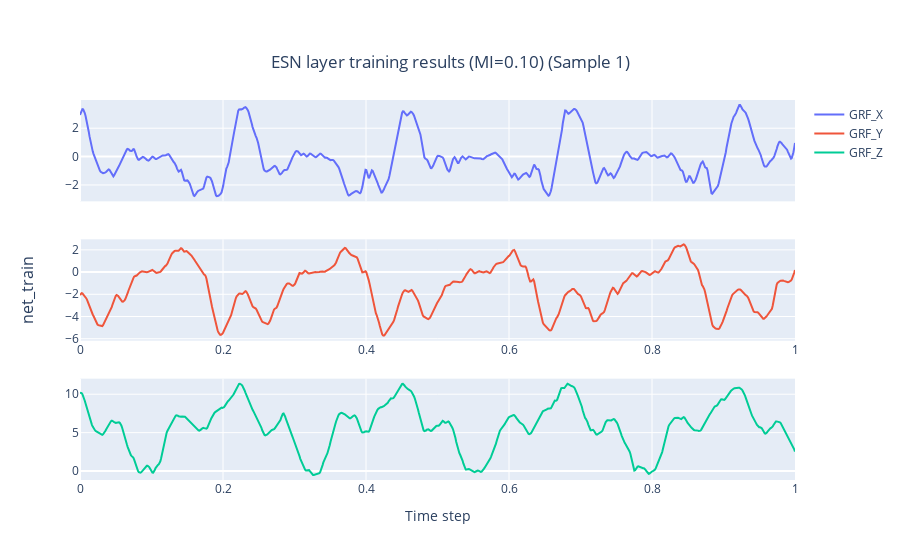

Source (notebook cell):
### Code cell
fp1 = figure_plot(3,1,'net_train')
fp1.plot(net_t,2,["GRF_X","GRF_Y","GRF_Z"])
fp1.show()

### Figure 1 — Plotly figure (JSON) as saved in the notebook; plotly's stock layout.template omitted (floating-point values rounded to 4 significant figures; data arrays with more than 128 entries replaced by an {"elided": "..."} marker saying what was removed)
{"data": [{"line": {"width": 2}, "mode": "lines", "name": "GRF_X", "type": "scatter", "x": {"elided": "900 float values"}, "xaxis": "x", "y": {"elided": "900 float values"}, "yaxis": "y"}, {"line": {"width": 2}, "mode": "lines", "name": "GRF_Y", "type": "scatter", "x": {"elided": "900 float values"}, "xaxis": "x2", "y": {"elided": "900 float values"}, "yaxis": "y2"}, {"line": {"width": 2}, "mode": "lines", "name": "GRF_Z", "type": "scatter", "x": {"elided": "900 float values"}, "xaxis": "x3", "y": {"elided": "900 float values"}, "yaxis": "y3"}], "layout": {"annotations": [{"font": {"size": 16}, "showarrow": false, "text": "net_train", "textangle": -90, "x": 0, "xanchor": "right", "xref": "paper", "xshift": -40, "y": 0.5, "yanchor": "middle", "yref": "paper"}], "showlegend": true, "title": {"text": "ESN layer training results (MI=0.10) (Sample 1)", "x": 0.5, "y": 0.9}, "xaxis": {"anchor": "y", "domain": [0, 1], "showticklabels": false}, "xaxis2": {"anchor": "y2", "domain": [0, 1]}, "xaxis3": {"anchor": "y3", "domain": [0, 1], "title": {"text": "Time step"}}, "yaxis": {"anchor": "x", "domain": [0.7333, 1]}, "yaxis2": {"anchor": "x2", "domain": [0.3667, 0.6333]}, "yaxis3": {"anchor": "x3", "domain": [0, 0.2667]}}}
